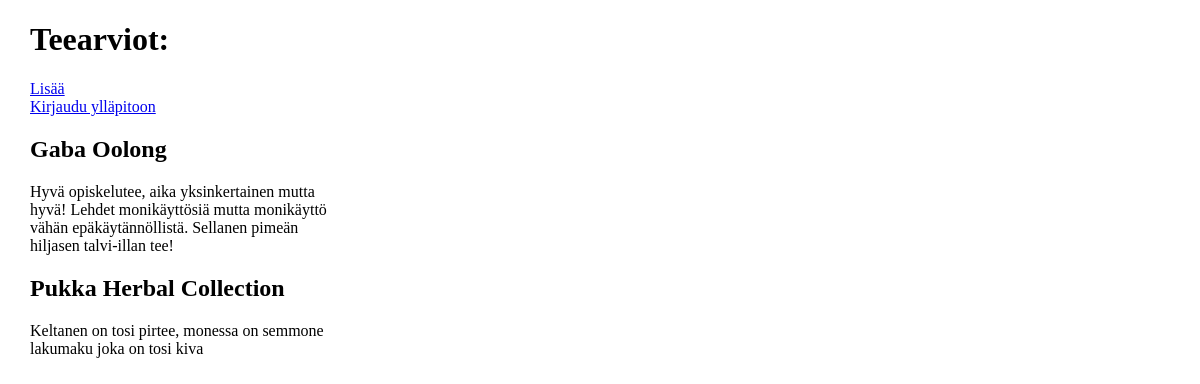
The app's page /, older data.
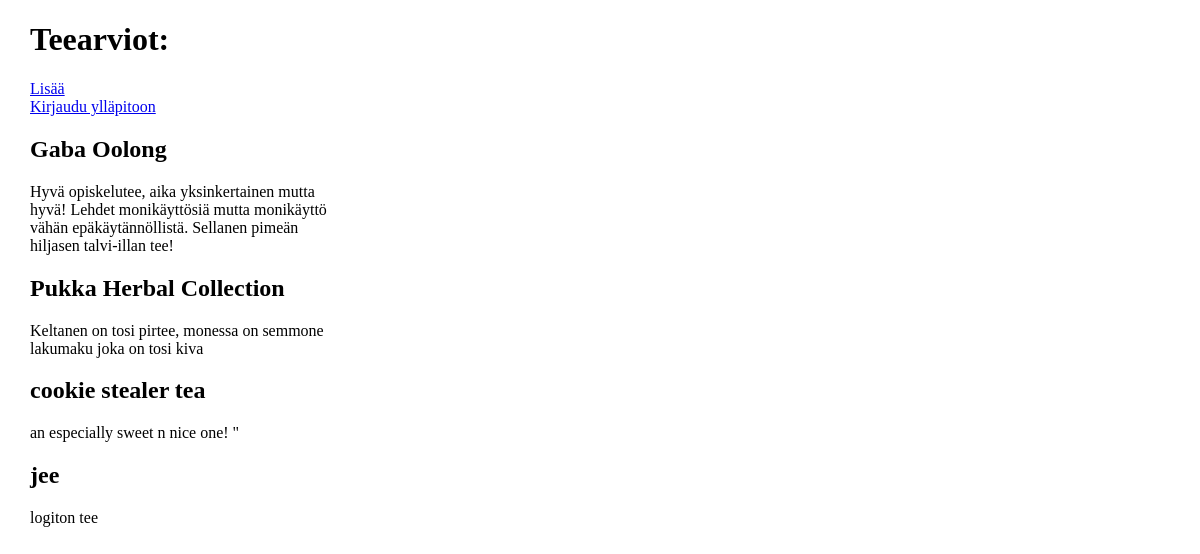
The same page, newer data.
### teet/models.py (models this page shows, shortened)
class Tea(models.Model):
    name = models.CharField(max_length=50)
    description = models.CharField(max_length=1000)

### teet/views.py (the view)
# urls.py: path('', views.index, name='index'),
def index(request):
    teas = Tea.objects.all()
    context = {
        'teas': teas,
    }
    return render(request, 'teet/index.html', context)

### teet/templates/teet/index.html (shortened to what this page needs)
<!DOCTYPE html>
<html>
  <head>
  </head>
  <body style="margin-left: 30px">
    <h1>Teearviot:</h1>
    <nav>
      <a href="{% url 'teet:addnew' %} ">Lisää</a><br/>
      <a href="/admin/">Kirjaudu ylläpitoon</a>
    </nav>
    <div style="max-width: 300px;">
      {% for tea in teas %}
        <article>
          <h2><strong>{{ tea.name }}</strong></h2>
          <p>{{ tea.description | safe}}</p>
        </article>
      {% endfor %}
    </div>
  </body>
</html>

Row changes from the older to the newer data that the page shows:
added Tea: name "cookie stealer tea", description "an especially sweet n nice one! \""
added Tea: name "jee", description "logiton tee"
